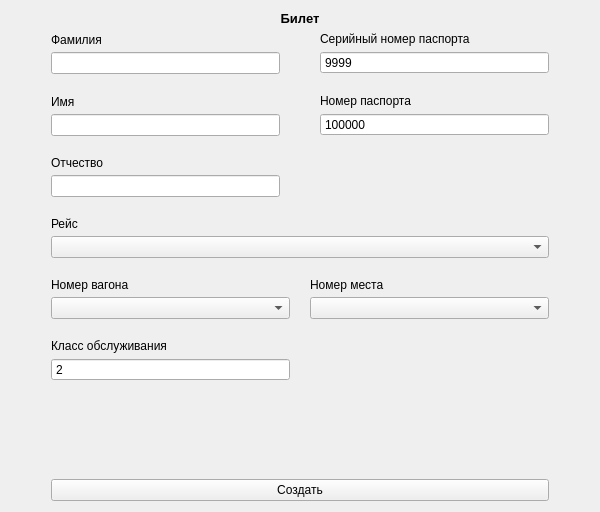
<?xml version="1.0" encoding="UTF-8"?>
<ui version="4.0">
 <class>BookTicketModal</class>
 <widget class="QWidget" name="BookTicketModal">
  <property name="geometry">
   <rect>
    <x>0</x>
    <y>0</y>
    <width>600</width>
    <height>512</height>
   </rect>
  </property>
  <property name="minimumSize">
   <size>
    <width>600</width>
    <height>500</height>
   </size>
  </property>
  <property name="maximumSize">
   <size>
    <width>600</width>
    <height>512</height>
   </size>
  </property>
  <property name="windowTitle">
   <string>Form</string>
  </property>
  <layout class="QVBoxLayout" name="verticalLayout_2">
   <item>
    <widget class="QLabel" name="label">
     <property name="styleSheet">
      <string notr="true">font-weight: 600; font-size: 10pt; color: black;</string>
     </property>
     <property name="text">
      <string>Билет</string>
     </property>
     <property name="alignment">
      <set>Qt::AlignCenter</set>
     </property>
    </widget>
   </item>
   <item>
    <layout class="QVBoxLayout" name="verticalLayout">
     <item>
      <layout class="QHBoxLayout" name="horizontalLayout" stretch="0,2,0">
       <item>
        <spacer name="horizontalSpacer">
         <property name="orientation">
          <enum>Qt::Horizontal</enum>
         </property>
         <property name="sizeHint" stdset="0">
          <size>
           <width>40</width>
           <height>20</height>
          </size>
         </property>
        </spacer>
       </item>
       <item>
        <layout class="QVBoxLayout" name="formLayout">
         <property name="spacing">
          <number>20</number>
         </property>
         <item>
          <layout class="QGridLayout" name="gridLayout_3" columnstretch="1,1">
           <property name="sizeConstraint">
            <enum>QLayout::SetMinimumSize</enum>
           </property>
           <property name="horizontalSpacing">
            <number>40</number>
           </property>
           <item row="0" column="1">
            <layout class="QVBoxLayout" name="inputGroup_14">
             <property name="spacing">
              <number>5</number>
             </property>
             <item>
              <widget class="QLabel" name="pSerialNoLabel">
               <property name="text">
                <string>Серийный номер паспорта</string>
               </property>
              </widget>
             </item>
             <item>
              <widget class="QSpinBox" name="pSerialNoInput">
               <property name="buttonSymbols">
                <enum>QAbstractSpinBox::NoButtons</enum>
               </property>
               <property name="minimum">
                <number>1000</number>
               </property>
               <property name="maximum">
                <number>9999</number>
               </property>
               <property name="value">
                <number>9999</number>
               </property>
              </widget>
             </item>
            </layout>
           </item>
           <item row="1" column="1">
            <layout class="QVBoxLayout" name="inputGroup_15">
             <property name="spacing">
              <number>5</number>
             </property>
             <item>
              <widget class="QLabel" name="pCodeLabel">
               <property name="text">
                <string>Номер паспорта</string>
               </property>
              </widget>
             </item>
             <item>
              <widget class="QSpinBox" name="pCodeInput">
               <property name="buttonSymbols">
                <enum>QAbstractSpinBox::NoButtons</enum>
               </property>
               <property name="minimum">
                <number>100000</number>
               </property>
               <property name="maximum">
                <number>999999</number>
               </property>
               <property name="value">
                <number>999999</number>
               </property>
              </widget>
             </item>
            </layout>
           </item>
           <item row="0" column="0">
            <layout class="QVBoxLayout" name="inputGroup_6">
             <property name="spacing">
              <number>5</number>
             </property>
             <item>
              <widget class="QLabel" name="lastNameLabel">
               <property name="text">
                <string>Фамилия</string>
               </property>
              </widget>
             </item>
             <item>
              <widget class="QLineEdit" name="lastNameInput">
               <property name="echoMode">
                <enum>QLineEdit::Normal</enum>
               </property>
              </widget>
             </item>
            </layout>
           </item>
           <item row="1" column="0">
            <layout class="QVBoxLayout" name="inputGroup_9">
             <property name="spacing">
              <number>5</number>
             </property>
             <item>
              <widget class="QLabel" name="firstNameLabel">
               <property name="text">
                <string>Имя</string>
               </property>
              </widget>
             </item>
             <item>
              <widget class="QLineEdit" name="firstNameInput">
               <property name="echoMode">
                <enum>QLineEdit::Normal</enum>
               </property>
              </widget>
             </item>
            </layout>
           </item>
           <item row="2" column="0">
            <layout class="QVBoxLayout" name="inputGroup_16">
             <property name="spacing">
              <number>5</number>
             </property>
             <item>
              <widget class="QLabel" name="middleNameLabel">
               <property name="text">
                <string>Отчество</string>
               </property>
              </widget>
             </item>
             <item>
              <widget class="QLineEdit" name="middleNameInput">
               <property name="echoMode">
                <enum>QLineEdit::Normal</enum>
               </property>
              </widget>
             </item>
            </layout>
           </item>
          </layout>
         </item>
         <item>
          <layout class="QGridLayout" name="gridLayout" columnstretch="1,1">
           <property name="sizeConstraint">
            <enum>QLayout::SetMinimumSize</enum>
           </property>
           <item row="3" column="0">
            <layout class="QVBoxLayout" name="inputGroup_12">
             <property name="spacing">
              <number>5</number>
             </property>
             <item>
              <widget class="QLabel" name="railcarClassLabel">
               <property name="text">
                <string>Класс обслуживания</string>
               </property>
              </widget>
             </item>
             <item>
              <widget class="QSpinBox" name="railcarClassInput">
               <property name="buttonSymbols">
                <enum>QAbstractSpinBox::NoButtons</enum>
               </property>
               <property name="minimum">
                <number>1</number>
               </property>
               <property name="maximum">
                <number>2</number>
               </property>
               <property name="value">
                <number>2</number>
               </property>
              </widget>
             </item>
            </layout>
           </item>
           <item row="2" column="0">
            <layout class="QVBoxLayout" name="inputGroup_11">
             <property name="spacing">
              <number>5</number>
             </property>
             <item>
              <widget class="QLabel" name="railcarNoLabel">
               <property name="text">
                <string>Номер вагона</string>
               </property>
              </widget>
             </item>
             <item>
              <widget class="QComboBox" name="railCarNoComboBox"/>
             </item>
            </layout>
           </item>
           <item row="1" column="0" colspan="2">
            <layout class="QVBoxLayout" name="inputGroup_7">
             <property name="spacing">
              <number>5</number>
             </property>
             <item>
              <widget class="QLabel" name="scheduleLabel">
               <property name="text">
                <string>Рейс</string>
               </property>
              </widget>
             </item>
             <item>
              <widget class="QComboBox" name="scheduleComboBox"/>
             </item>
            </layout>
           </item>
           <item row="2" column="1">
            <layout class="QVBoxLayout" name="inputGroup_10">
             <property name="spacing">
              <number>5</number>
             </property>
             <item>
              <widget class="QLabel" name="seatNoLabel">
               <property name="text">
                <string>Номер места</string>
               </property>
              </widget>
             </item>
             <item>
              <widget class="QComboBox" name="seatNoComboBox"/>
             </item>
            </layout>
           </item>
          </layout>
         </item>
         <item>
          <spacer name="verticalSpacer_2">
           <property name="orientation">
            <enum>Qt::Vertical</enum>
           </property>
           <property name="sizeHint" stdset="0">
            <size>
             <width>20</width>
             <height>40</height>
            </size>
           </property>
          </spacer>
         </item>
         <item>
          <widget class="QPushButton" name="addButton">
           <property name="sizePolicy">
            <sizepolicy hsizetype="Expanding" vsizetype="Fixed">
             <horstretch>0</horstretch>
             <verstretch>0</verstretch>
            </sizepolicy>
           </property>
           <property name="cursor">
            <cursorShape>PointingHandCursor</cursorShape>
           </property>
           <property name="text">
            <string>Создать</string>
           </property>
           <property name="default">
            <bool>false</bool>
           </property>
           <property name="flat">
            <bool>false</bool>
           </property>
          </widget>
         </item>
        </layout>
       </item>
       <item>
        <spacer name="horizontalSpacer_2">
         <property name="orientation">
          <enum>Qt::Horizontal</enum>
         </property>
         <property name="sizeHint" stdset="0">
          <size>
           <width>40</width>
           <height>20</height>
          </size>
         </property>
        </spacer>
       </item>
      </layout>
     </item>
    </layout>
   </item>
  </layout>
 </widget>
 <resources/>
 <connections/>
</ui>
